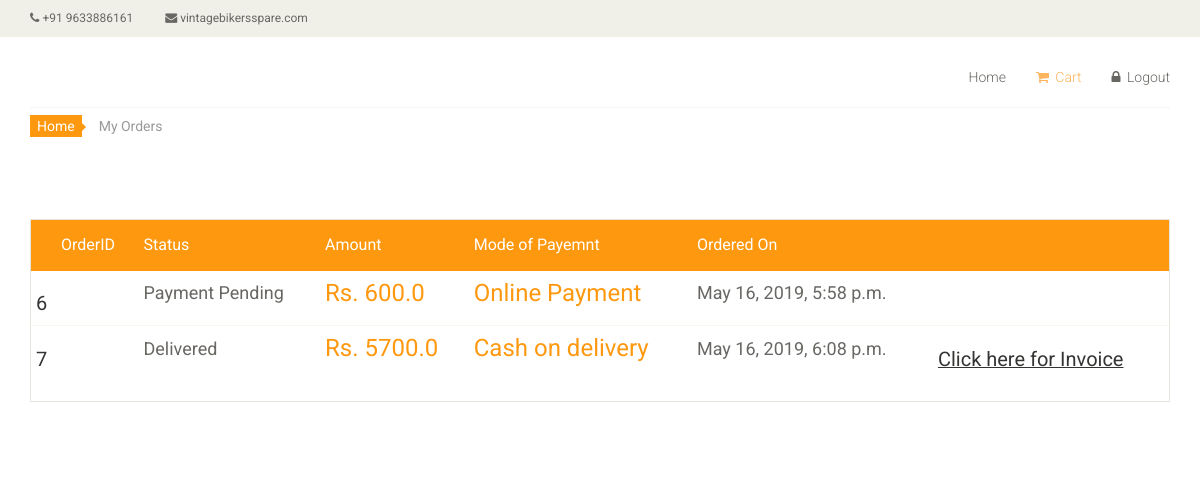
The page /order/ (signed in) on the database its author committed.
### shop/models.py (models this page shows, shortened)
class Address(models.Model):
    userid=models.ForeignKey(register, on_delete=models.CASCADE)
    fname=models.CharField(max_length=50)
    lname=models.CharField(max_length=50)
    hm_name=models.CharField(max_length=50)
    address1=models.CharField(max_length=50)
    address2=models.CharField(max_length=50)
    pincode=models.CharField(max_length=6)
    mobile=models.CharField(max_length=10)
    def __str__(self):
        return  str(self.id)

class OrderStatus(models.Model):
    status_text = models.CharField(max_length=100, default="Order Placed")

class Order(models.Model):
    userid = models.ForeignKey(register, on_delete=models.CASCADE)
    address_id = models.ForeignKey(Address, on_delete=models.CASCADE)
    amount =models.CharField(max_length=10)
    payment_method=models.CharField(max_length=50)
    status_text = models.CharField(max_length=50, default="Order Placed")
    status = models.ForeignKey(OrderStatus, on_delete=models.CASCADE, null=True)
    created=models.DateTimeField(auto_now=True)
    updated=models.DateTimeField(auto_now=True)

### shop/views.py (the view)
# urls.py: path('order/',views.order, name='user_orders'),
def order(request):
    print('order')
    try:
        logged_in = request.session['user_id']
    except:
        logged_in = False
    s1 = Order.objects.filter(userid=logged_in).all()
    data = []
    total = 0.0
    i='Delivered'
    for item in s1:
        temp_object = {}
        temp_object['id'] = item.id
        temp_object['address_id'] = item.address_id
        temp_object['status'] = item.status.status_text
        if (item.status.status_text !="Delivered"):
            temp_object['delivery'] = False
        else:
            temp_object['delivery'] = True
        temp_object['status_text'] = item.status_text
        temp_object['amount'] = item.amount
        temp_object['payment_method'] = item.payment_method
        temp_object['created'] = item.created
        total = total + float(item.amount)
        data.append(temp_object)
        print(data)
    return render(request, 'shop/order-list.html', {'order': data, 'total': total})

### shop/templates/shop/order-list.html (shortened to what this page needs)
<!DOCTYPE html>
<html lang="en">
<head>
    <link href="../../static/../../static/css/bootstrap.min.css" rel="stylesheet">
    <link href="../../static/css/font-awesome.min.css" rel="stylesheet">
    <link href="../../static/css/prettyPhoto.css" rel="stylesheet">
    <link href="../../static/css/price-range.css" rel="stylesheet">
    <link href="../../static/css/animate.css" rel="stylesheet">
	<link href="../../static/css/main.css" rel="stylesheet">
	<link href="../../static/css/responsive.css" rel="stylesheet">
</head>
<body>
	<header id="header">
		<div class="header_top">
			<div class="container">
				<div class="row">
					<div class="col-sm-6">
						<div class="contactinfo">
							<ul class="nav nav-pills">
								<li><a href=""><i class="fa fa-phone"></i> +91 9633886161</a></li>
								<li><a href=""><i class="fa fa-envelope"></i> vintagebikersspare.com</a></li>
							</ul>
						</div>
					</div>
				</div>
			</div>
		</div>
		<div class="header-middle">
			<div class="container">
				<div class="row">
					<div class="col-sm-4">
					</div>
					<div class="col-sm-8">
						<div class="shop-menu pull-right">
							<ul class="nav navbar-nav">
								<li><a href="{%url 'shop:s_home' %}">Home</a></li>
								<li><a href="{%url 'shop:user_cart' %}" class="active"><i class="fa fa-shopping-cart"></i> Cart</a></li>
								<li><a href="{%url 'shop:logout' %}"><i class="fa fa-lock"></i> Logout</a></li>
							</ul>
						</div>
					</div>
				</div>
			</div>
		</div>
	</header>
	<section id="cart_items">
		<div class="container">
			<div class="breadcrumbs">
				<ol class="breadcrumb">
				  <li><a href="{%url 'shop:s_home' %}">Home</a></li>
				  <li class="active">My Orders</li>
				</ol>
			</div>
			<div class="table-responsive cart_info">
				<table class="table table-condensed">
					<thead>
						<tr class="cart_menu">
							<td class="image">OrderID</td>
							<td class="price">Status</td>
							<td class="total">Amount</td>
							<td class="mode">Mode of Payemnt</td>
							<td class="mode">Ordered On</td>
							<td></td>
						</tr>
					</thead>
					<tbody>
						{% for item in order %}
							<tr>
								<td class="cart_description">
									<h4><a href="{%url 'shop:order_info' item.id%}">{{item.id}}</a></h4>
								</td>
								<td class="cart_price">
									<p> {{item.status}}</p>
								</td>
								<td class="cart_total">
									<p class="cart_total_price">Rs. {{item.amount}}</p>
								</td>
								<td class="cart_total">
									<p class="cart_total_price">{{item.payment_method}}</p>
								</td>
								<td class="cart_price">
									<p>{{item.created}}</p>
								</td>
								{% if  item.delivery %}
								<td class="cart_description">
									<h4><u><a href="{%url 'shop:user_invoice' item.id%}">Click here for Invoice</a></h4>
								</td>
								{% endif %}
							</tr>
						{% endfor %}
					</tbody>
				</table>
			</div>
		</div>
	</section>
</body>
</html>

### shop/static/css/main.css (style rules this page uses)
body { font-family: 'Roboto', sans-serif; background:; position: relative; font-weight:400px; }
ul li { list-style: none; }
a { -webkit-transition: 300ms; -moz-transition: 300ms; -o-transition: 300ms; transition: 300ms; }
h1, h2, h3, h4, h5, h6 { font-family: 'Roboto', sans-serif; }
.header_top { background: none repeat scroll 0 0 #F0F0E9; }
.contactinfo ul li:first-child { margin-left: -15px; }
.contactinfo ul li a { font-size: 12px; color: #696763; font-family: 'Roboto', sans-serif; }
.header-middle .container .row { border-bottom: 1px solid #f5f5f5; margin-left: 0; margin-right: 0; padding-bottom: 20px; padding-top: 20px; }
.header-middle .container .row .col-sm-4 { padding-left: 0; }
.header-middle .container .row .col-sm-8 { padding-right:0; }
.shop-menu ul li { display:inline-block; padding-left: 15px; padding-right: 15px; }
.shop-menu ul li:last-child { padding-right: 0; }
.shop-menu ul li a { background: #FFFFFF; color: #696763; font-family: 'Roboto', sans-serif; font-size: 14px; font-weight: 300; padding:0; padding-right: 0; margin-top: 10px; }
.shop-menu ul li a i { margin-right:3px; }
.mainmenu ul li a:hover, .mainmenu ul li a.active, .shop-menu ul li a.active { background:none; color:#fdb45e; }
.breadcrumbs { position: relative; }
.breadcrumbs .breadcrumb { background:transparent; margin-bottom: 75px; padding-left: 0; }
.breadcrumbs .breadcrumb li a { background:#FE980F; color: #FFFFFF; padding: 3px 7px; }
.breadcrumbs .breadcrumb li a:after { content:""; height:auto; width: auto; border-width: 8px; border-style: solid; border-color:transparent transparent transparent #FE980F; position: absolute; top: 11px; left:48px; }
.breadcrumbs .breadcrumb > li + li:before { content: " "; }
#cart_items .cart_info { border: 1px solid #E6E4DF; margin-bottom: 50px }
#cart_items .cart_info .cart_menu { background: #FE980F; color: #fff; font-size: 16px; font-family: 'Roboto', sans-serif; font-weight: normal; }
#cart_items .cart_info .table.table-condensed thead tr { height: 51px; }
#cart_items .cart_info .table.table-condensed tr { border-bottom: 1px solid#F7F7F0 }
#cart_items .cart_info .table.table-condensed tr:last-child { border-bottom: 0 }
.cart_info table tr td { border-top: 0 none; vertical-align: inherit; }
#cart_items .cart_info .image { padding-left: 30px; }
#cart_items .cart_info .cart_description h4 { margin-bottom: 0 }
#cart_items .cart_info .cart_description h4 a { color: #363432; font-family: 'Roboto',sans-serif; font-size: 20px; font-weight: normal; }
#cart_items .cart_info .cart_price p { color:#696763; font-size: 18px }
#cart_items .cart_info .cart_total_price { color: #FE980F; font-size: 24px; }

### rows shown on the page
Address: id "6", status "Payment Pending", amount "600.0", payment_method "Online Payment", created "May 16, 2019, 5:58 p.m."
Address: id "7", status "Delivered", amount "5700.0", payment_method "Cash on delivery", created "May 16, 2019, 6:08 p.m.", shows "Click here for Invoice"
